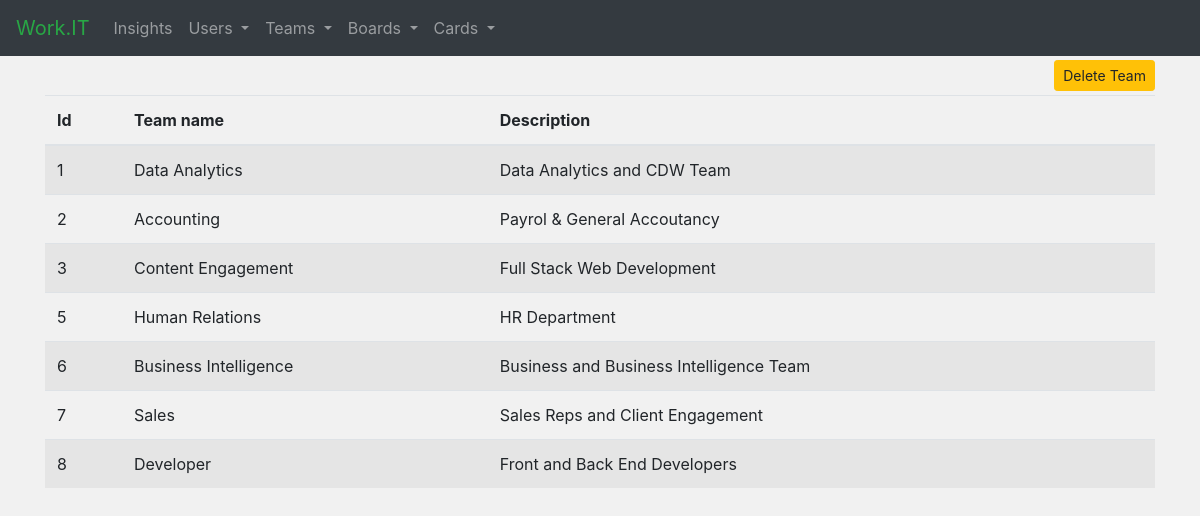
The app's page /team_list with its own data.
### tables this page shows
CREATE TABLE team(id INTEGER PRIMARY KEY AUTOINCREMENT,name TEXT,description TEXT);

### app.py (the view)
@app.route('/team_list')
def team_list():
    users = get_users()
    teams = get_teams()
    return render_template('team_list.html', users=users, teams=teams)

### scripts.py (called while the page is built)
def get_teams():
    con_teams = sqlite3.connect("database.db")
    con_teams.row_factory = sqlite3.Row
    cur = con_teams.cursor()
    cur.execute("SELECT * FROM team")
    teams = cur.fetchall()
    con_teams.close()
    return teams

def get_users():
    con_users = sqlite3.connect("database.db")
    con_users.row_factory = sqlite3.Row
    cur = con_users.cursor()
    cur.execute("SELECT * FROM user")
    users = cur.fetchall()
    con_users.close()
    return users

### templates/team_list.html (shortened to what this page needs)
{% extends "base.html" %}
{% block head %}
    {{ super() }}
{% endblock %}
{% block content %}
    <div class="text-right mt-1 mb-1">
        <button type="button" class="btn btn-warning btn-sm" data-toggle="modal" data-target="#delete-team">
            Delete Team
        </button>
    </div>
    <table class="table table-striped">
        <thead>
        <tr>
            <th>Id</th>
            <th>Team name</th>
            <th>Description</th>
        </tr>
        </thead>
        <tbody>
        {% for team in teams %}
            <tr>
                <td>{{ team['id'] }}</td>
                <td>{{ team['name'] }}</td>
                <td>{{ team['description'] }}</td>
            </tr>
        {% endfor %}
        </tbody>
    </table>
{% endblock %}

### static/insights.css (style rules this page uses)
body { opacity: 1; transition: 0.7s opacity; background-color: #f1f1f1; }

### records on screen
team: id "1", name "Data Analytics", description "Data Analytics and CDW Team"
team: id "2", name "Accounting", description "Payrol & General Accoutancy"
team: id "3", name "Content Engagement", description "Full Stack Web Development"
team: id "5", name "Human Relations", description "HR Department"
team: id "6", name "Business Intelligence", description "Business and Business Intelligence Team"
team: id "7", name "Sales", description "Sales Reps and Client Engagement"
team: id "8", name "Developer", description "Front and Back End Developers"
